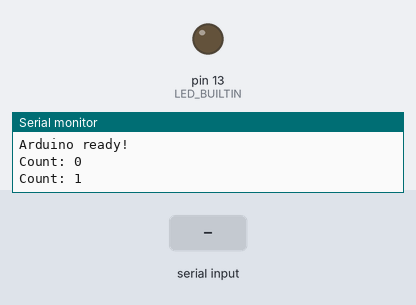
The sketch below on a simulated Arduino Uno, built with avr-gcc and run on an emulated ATmega328P. Parts: output pins drawn as LEDs (lit = HIGH), the last lines printed to the serial monitor. Inputs (shaded band) come from the test bench.

Above: at 1.2 s.
1.3 s: "LED_ON\n" received over Serial
At 2.5 s:
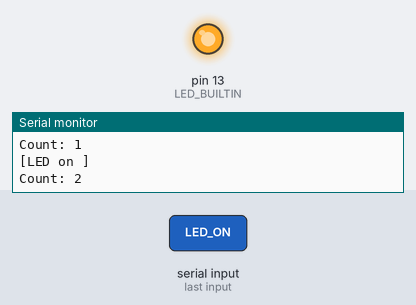
3.5 s: "LED_OFF\n" received over Serial
At 5.2 s:
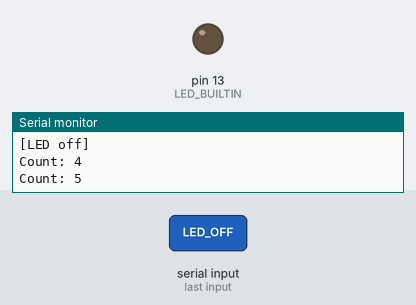
Timing chart, 0 to 6.7 s (numbered marks = the images above; inputs shaded):
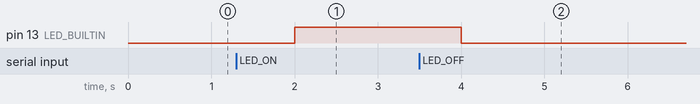

The sketch:

serial_hello.ino
```cpp
/// @file serial_hello.ino
/// @brief Broadcasts a counter over Serial every second.
///        Baud rate must match the Win32 app (9600)

int iCounter = 0;
bool bLedOn = false;

/// @function setup
/// @description Initializes Serial at 9600 baud
///              and LED pin
/// @return void

void setup() {
  Serial.begin(9600);
  pinMode(LED_BUILTIN, OUTPUT);
  digitalWrite(LED_BUILTIN, LOW);
  Serial.println("Arduino ready!");
}

/// @function loop
/// @description Sends an incrementing counter once per second
/// @return void
void loop() {
  // ────── ⋆⋅☆⋅⋆ ────────
  // Check for incoming commands before doing anything else.
  // Serial.available() returns the number of bytes waiting in the
  // receive buffer. We only read when something is actually there.
  // ────── ⋆⋅☆⋅⋆ ────────
  if(Serial.available() > 0) {
    String strCmd = Serial.readStringUntil('\n');
    strCmd.trim(); // Strip whitespace and \r so comparisons work reliably

    if(strCmd == "LED_ON") {
      bLedOn = true;
      digitalWrite(LED_BUILTIN, HIGH);
      Serial.println("[LED on ]");
    } else if(strCmd == "LED_OFF") {
      bLedOn = false;
      digitalWrite(LED_BUILTIN, LOW);
      Serial.println("[LED off]");
    }
  }

  Serial.print("Count: ");
  Serial.println(iCounter);
  iCounter++;
  delay(1000);
}
```

Measured:
- after the input at 1.3 s, pin 13 (LED_BUILTIN): LOW → HIGH after 0.70 s
- after the input at 3.5 s, pin 13 (LED_BUILTIN): HIGH → LOW after 0.50 s
